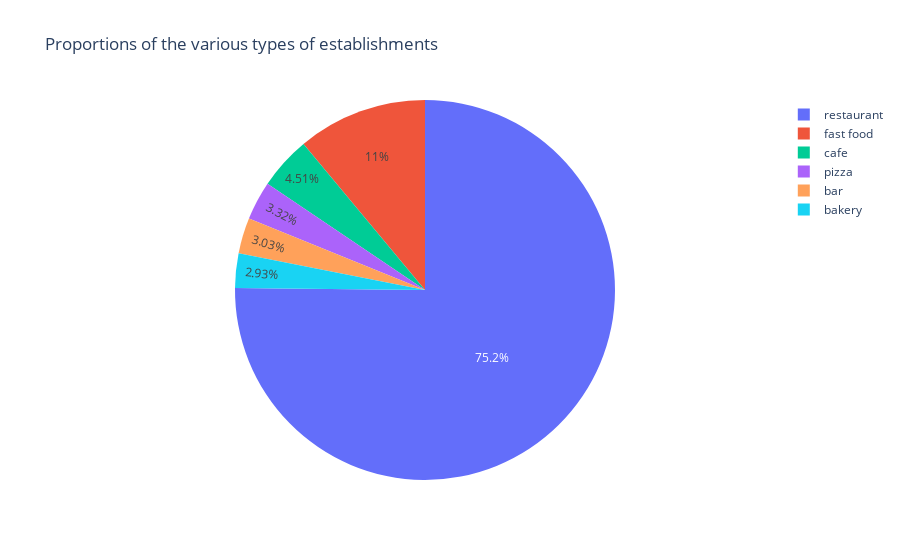

Here is the notebook cell this chart was saved with:
### Markdown cell above
## Data Analysis

### Code cell
#Investigate the proportions of the various types of establishments

rest_type_prop = rest.pivot_table(index='object_type',values='id', aggfunc='count').reset_index()

px.pie(rest_type_prop, values='id', names='object_type', title='Proportions of the various types of establishments')

### Figure 1 — Plotly figure (JSON) as saved in the notebook; plotly's stock layout.template omitted (floating-point values rounded to 4 significant figures)
{"data": [{"domain": {"x": [0, 1], "y": [0, 1]}, "hovertemplate": "object_type=%{label}<br>id=%{value}<extra></extra>", "labels": ["bakery", "bar", "cafe", "fast food", "pizza", "restaurant"], "legendgroup": "", "name": "", "showlegend": true, "type": "pie", "values": [283, 292, 435, 1066, 320, 7255]}], "layout": {"legend": {"tracegroupgap": 0}, "title": {"text": "Proportions of the various types of establishments"}}}
